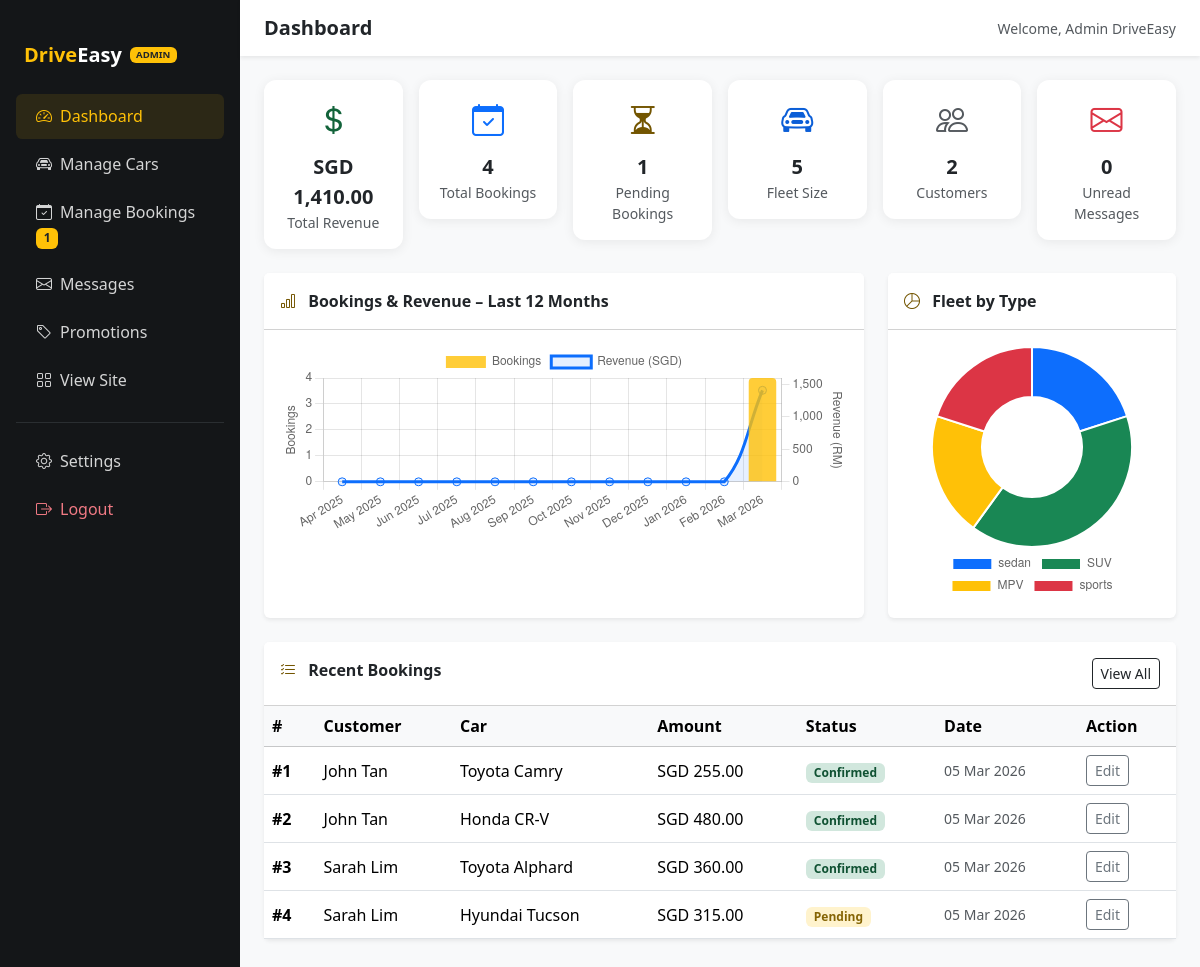
Page /admin/dashboard.php (signed in) on the committed database.
### tables this page shows
CREATE TABLE IF NOT EXISTS bookings (
    id              INT AUTO_INCREMENT PRIMARY KEY,
    user_id         INT           NOT NULL,
    car_id          INT           NOT NULL,
    pickup_location VARCHAR(150)  NOT NULL,
    start_date      DATE          NOT NULL,
    end_date        DATE          NOT NULL,
    total_cost      DECIMAL(10,2) NOT NULL,
    status          ENUM('pending','confirmed','cancelled') NOT NULL DEFAULT 'pending',
    promo_code      VARCHAR(30)   DEFAULT NULL,
    discount_amount DECIMAL(10,2) NOT NULL DEFAULT 0.00,
    notes           TEXT          DEFAULT NULL,
    created_at      TIMESTAMP DEFAULT CURRENT_TIMESTAMP,
    FOREIGN KEY (user_id) REFERENCES users(id)  ON DELETE CASCADE,
    FOREIGN KEY (car_id)  REFERENCES cars(id)   ON DELETE CASCADE
);

CREATE TABLE IF NOT EXISTS users (
    id            INT AUTO_INCREMENT PRIMARY KEY,
    name          VARCHAR(100)  NOT NULL,
    email         VARCHAR(150)  NOT NULL UNIQUE,
    password_hash VARCHAR(255)  NOT NULL,
    role          ENUM('user','admin') NOT NULL DEFAULT 'user',
    created_at    TIMESTAMP DEFAULT CURRENT_TIMESTAMP
);

CREATE TABLE IF NOT EXISTS cars (
    id            INT AUTO_INCREMENT PRIMARY KEY,
    brand         VARCHAR(50)   NOT NULL,
    model         VARCHAR(50)   NOT NULL,
    year          YEAR          NOT NULL,
    type          ENUM('sedan','SUV','MPV','sports') NOT NULL,
    daily_rate    DECIMAL(10,2) NOT NULL,
    status        ENUM('available','unavailable') NOT NULL DEFAULT 'available',
    image_path    VARCHAR(255)  DEFAULT 'assets/images/placeholder.jpg',
    description   TEXT,
    seats         TINYINT       NOT NULL DEFAULT 5,
    transmission  ENUM('automatic','manual') NOT NULL DEFAULT 'automatic',
    fuel_type     VARCHAR(30)   NOT NULL DEFAULT 'Petrol',
    mileage       VARCHAR(30)   DEFAULT 'Unlimited',
    created_at    TIMESTAMP DEFAULT CURRENT_TIMESTAMP
);

### admin/dashboard.php (the view, shortened to what the rows shown need)
<?php
require_once dirname(__DIR__) . '/includes/db.php';
$recentBookings = $pdo->query(
    "SELECT b.id, b.status, b.total_cost, b.created_at,
            u.name AS customer, c.brand, c.model
     FROM bookings b
     JOIN users u ON u.id = b.user_id
     JOIN cars  c ON c.id = b.car_id
     ORDER BY b.created_at DESC
     LIMIT 8"
)->fetchAll();
$monthlyData = $pdo->query(
    "SELECT month_key,
            DATE_FORMAT(STR_TO_DATE(CONCAT(month_key,'-01'), '%Y-%m-%d'), '%b %Y') AS month_label,
            COUNT(*) AS booking_count,
            COALESCE(SUM(total_cost),0) AS revenue
     FROM (
        SELECT DATE_FORMAT(created_at, '%Y-%m') AS month_key,
               total_cost
        FROM bookings
        WHERE created_at >= DATE_SUB(CURDATE(), INTERVAL 12 MONTH)
     ) t
     GROUP BY month_key
     ORDER BY month_key ASC"
)->fetchAll();
$chartLabels   = [];
$chartCounts   = [];
$chartRevenue  = [];
$now = new DateTime();
for ($i = 11; $i >= 0; $i--) {
    $d = clone $now;
    $d->modify("-{$i} months");
    $key   = $d->format('Y-m');
    $label = $d->format('M Y');
    $chartLabels[]  = $label;
    $found = false;
    foreach ($monthlyData as $row) {
        if ($row['month_key'] === $key) {
            $chartCounts[]  = (int)$row['booking_count'];
            $chartRevenue[] = (float)$row['revenue'];
            $found = true;
            break;
        }
    }
    if (!$found) {
        $chartCounts[]  = 0;
        $chartRevenue[] = 0;
    }
}
$carTypeData = $pdo->query(
    "SELECT type, COUNT(*) as cnt FROM cars GROUP BY type"
)->fetchAll();
?>
<!DOCTYPE html>
<html lang="en">
<head>
    <link rel="stylesheet" href="https://cdn.jsdelivr.net/npm/bootstrap@5.3.2/dist/css/bootstrap.min.css">
    <link rel="stylesheet" href="https://cdn.jsdelivr.net/npm/bootstrap-icons@1.11.3/font/bootstrap-icons.min.css">
    <link rel="stylesheet" href="/assets/css/style.css">
</head>
<body>
<div class="d-flex" style="min-height:100vh;">
    <div class="flex-grow-1 bg-light">
        <header class="bg-white shadow-sm px-4 py-3 d-flex justify-content-between align-items-center sticky-top">
            <div class="d-flex align-items-center gap-3">
                <h1 class="h5 mb-0 fw-bold">Dashboard</h1>
            </div>
        </header>
        <main class="p-4">
            <div class="card border-0 shadow-sm mb-4">
                <div class="card-body p-0">
                    <div class="table-responsive">
                        <table class="table table-hover align-middle mb-0">
                            <thead class="table-light">
                                <tr>
                                    <th scope="col">#</th>
                                    <th scope="col">Customer</th>
                                    <th scope="col">Car</th>
                                    <th scope="col">Amount</th>
                                    <th scope="col">Status</th>
                                    <th scope="col">Date</th>
                                    <th scope="col">Action</th>
                                </tr>
                            </thead>
                            <tbody>
                                <?php foreach ($recentBookings as $b): ?>
                                <tr>
                                    <td class="fw-semibold">#<?= (int)$b['id'] ?></td>
                                    <td><?= htmlspecialchars($b['customer']) ?></td>
                                    <td><?= htmlspecialchars($b['brand'] . ' ' . $b['model']) ?></td>
                                    <td>SGD <?= number_format((float)$b['total_cost'], 2) ?></td>
                                    <td>
                                        <span class="badge status-<?= htmlspecialchars($b['status']) ?> px-2 py-1 text-capitalize">
                                            <?= htmlspecialchars($b['status']) ?>
                                        </span>
                                    </td>
                                    <td class="text-muted small">
                                        <?= htmlspecialchars(date('d M Y', strtotime($b['created_at']))) ?>
                                    </td>
                                    <td>
                                        <a href="/admin/manage-bookings.php?edit=<?= (int)$b['id'] ?>"
                                           class="btn btn-xs btn-outline-secondary btn-sm"
                                           aria-label="Edit booking #<?= (int)$b['id'] ?>">
                                            Edit
                                        </a>
                                    </td>
                                </tr>
                                <?php endforeach; ?>
                            </tbody>
                        </table>
                    </div>
                </div>
            </div>
        </main></div></div>
<script>
// ── Bookings & Revenue Bar Chart ──────────────────────────
const bCtx = document.getElementById('bookingsChart').getContext('2d');
new Chart(bCtx, {
    type: 'bar',
    data: {
        labels: <?= json_encode($chartLabels) ?>,
        datasets: [
            {
                label: 'Bookings',
                data: <?= json_encode($chartCounts) ?>,
                backgroundColor: 'rgba(255, 193, 7, 0.8)',
                borderRadius: 4,
                yAxisID: 'y',
            },
            {
                label: 'Revenue (SGD)',
                data: <?= json_encode($chartRevenue) ?>,
                type: 'line',
                borderColor: '#0d6efd',
                backgroundColor: 'rgba(13,110,253,0.1)',
                fill: true,
                tension: 0.4,
                yAxisID: 'y1',
                pointRadius: 4,
            }
        ]
    },
    options: {
        responsive: true,
        interaction: { mode: 'index', intersect: false },
        plugins: {
            legend: { position: 'top' },
            tooltip: {
                callbacks: {
                    label: ctx => ctx.datasetIndex === 1
                        ? ' SGD ' + ctx.raw.toFixed(2)
                        : ' ' + ctx.raw + ' booking(s)'
                }
            }
        },
        scales: {
            y:  { beginAtZero: true, title: { display: true, text: 'Bookings' }, ticks: { stepSize: 1 } },
            y1: { beginAtZero: true, position: 'right', title: { display: true, text: 'Revenue (RM)' },
                  grid: { drawOnChartArea: false } },
        }
    }
});
// ── Fleet Doughnut Chart ──────────────────────────────────
const fCtx = document.getElementById('fleetChart').getContext('2d');
new Chart(fCtx, {
    type: 'doughnut',
    data: {
        labels: <?= json_encode(array_column($carTypeData, 'type')) ?>,
        datasets: [{
            data:  <?= json_encode(array_column($carTypeData, 'cnt')) ?>,
            backgroundColor: ['#0d6efd','#198754','#ffc107','#dc3545'],
            hoverOffset: 8,
        }]
    },
    options: {
        responsive: true,
        plugins: {
            legend: { position: 'bottom' }
        }
    }
});
</script>
</body>
</html>

### rows in the picture
bookings: id "1", user.name "John Tan", car.model "Toyota Camry", total_cost "255.00", status "Confirmed", created_at "05 Mar 2026"
bookings: id "2", user.name "John Tan", car.model "Honda CR-V", total_cost "480.00", status "Confirmed", created_at "05 Mar 2026"
bookings: id "3", user.name "Sarah Lim", car.model "Toyota Alphard", total_cost "360.00", status "Confirmed", created_at "05 Mar 2026"
bookings: id "4", user.name "Sarah Lim", car.model "Hyundai Tucson", total_cost "315.00", status "Pending", created_at "05 Mar 2026"

### other values in the picture
$stats['pending_books'] "1"
currentUserName() "Admin DriveEasy"
$sc[1] "SGD 1,410.00"
$sc[0] "Total Revenue"
$sc[1] "4"
$sc[0] "Total Bookings"
$sc[1] "1"
$sc[0] "Pending Bookings"
$sc[1] "5"
$sc[0] "Fleet Size"
$sc[1] "2"
$sc[0] "Customers"
$sc[1] "0"
$sc[0] "Unread Messages"
chart data {{ json_encode($chartCounts) }} [0,0,0,0,0,0,0,0,0,0,0,4]
